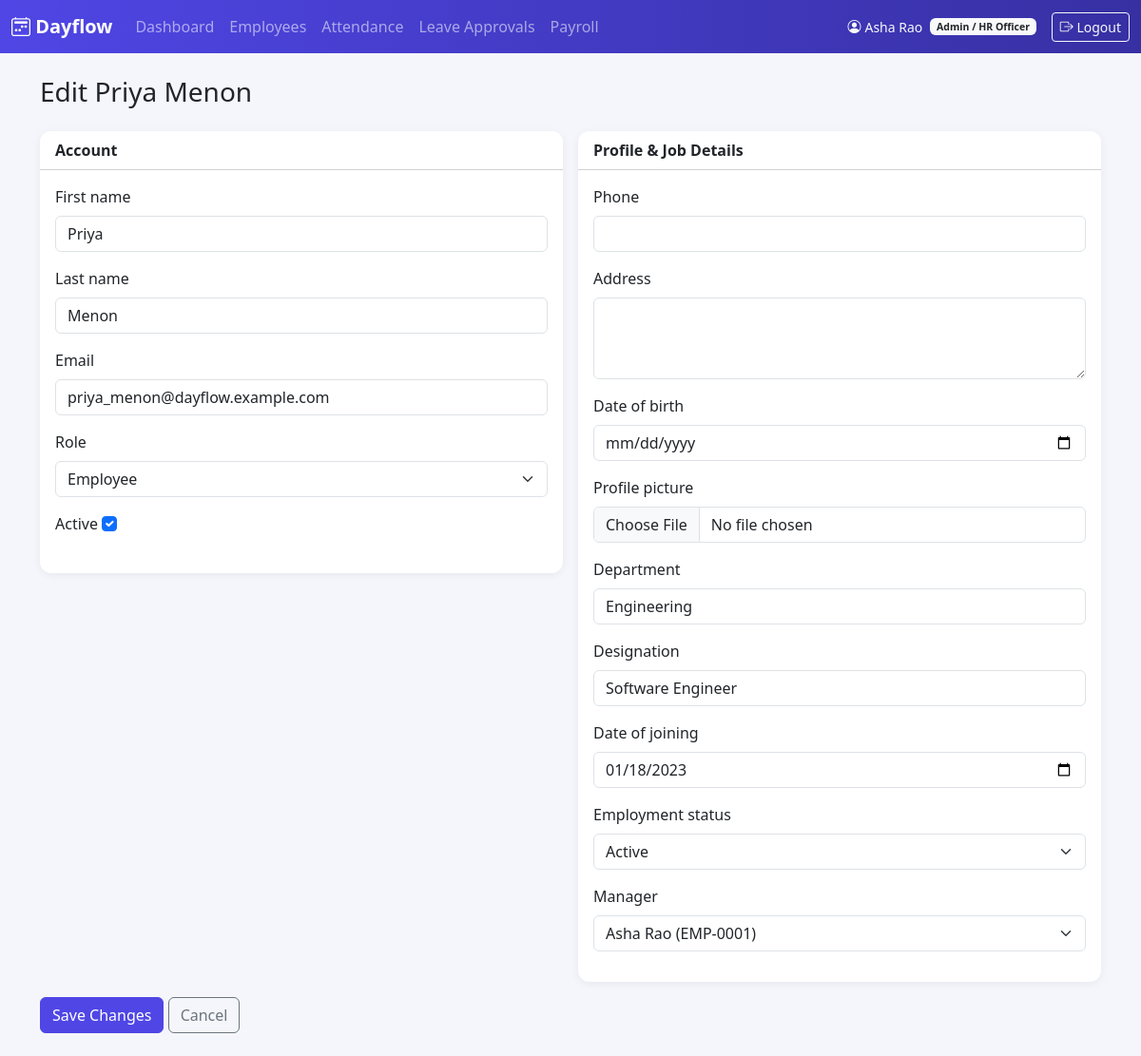
Screenshot of /profile/employees/2/edit/ (signed in) with the database file from the repository.
### accounts/models.py (models this page shows)
class User(AbstractUser):
    class Role(models.TextChoices):
        ADMIN = 'ADMIN', 'Admin / HR Officer'
        EMPLOYEE = 'EMPLOYEE', 'Employee'
    employee_id = models.CharField(max_length=20, unique=True)
    email = models.EmailField(unique=True)
    role = models.CharField(max_length=10, choices=Role.choices, default=Role.EMPLOYEE)
    is_email_verified = models.BooleanField(default=False)
    USERNAME_FIELD = 'username'
    REQUIRED_FIELDS = ['email', 'employee_id']
    def __str__(self):
        return f'{self.get_full_name() or self.username} ({self.employee_id})'
    @property
    def is_admin_role(self):
        return self.role == self.Role.ADMIN

### employees/models.py (models this page shows, shortened)
class EmployeeProfile(models.Model):
    user = models.OneToOneField(settings.AUTH_USER_MODEL, on_delete=models.CASCADE, related_name='profile')
    phone = models.CharField(max_length=20, blank=True)
    address = models.TextField(blank=True)
    date_of_birth = models.DateField(null=True, blank=True)
    profile_picture = models.ImageField(upload_to=profile_picture_path, null=True, blank=True)
    department = models.CharField(max_length=100, blank=True)
    designation = models.CharField(max_length=100, blank=True)
    date_of_joining = models.DateField(null=True, blank=True)
    employment_status = models.CharField(
        max_length=20,
        choices=[('ACTIVE', 'Active'), ('ON_LEAVE', 'On Leave'), ('INACTIVE', 'Inactive')],
        default='ACTIVE',
    )
    manager = models.ForeignKey(
        settings.AUTH_USER_MODEL, on_delete=models.SET_NULL, null=True, blank=True,
        related_name='direct_reports',
    )
    updated_at = models.DateTimeField(auto_now=True)

### employees/views.py (the view)
# urls.py: path('employees/<int:user_id>/edit/', views.employee_edit, name='employee_edit'),
@admin_required
def employee_edit(request, user_id):
    employee = get_object_or_404(User, pk=user_id)
    profile, _ = EmployeeProfile.objects.get_or_create(user=employee)
    if request.method == 'POST':
        user_form = AdminUserEditForm(request.POST, instance=employee)
        profile_form = AdminEmployeeEditForm(request.POST, request.FILES, instance=profile)
        if user_form.is_valid() and profile_form.is_valid():
            user_form.save()
            profile_form.save()
            messages.success(request, f'{employee.get_full_name() or employee.username}\u2019s record was updated.')
            return redirect('employees:employee_detail', user_id=employee.id)
    else:
        user_form = AdminUserEditForm(instance=employee)
        profile_form = AdminEmployeeEditForm(instance=profile)
    return render(request, 'employees/profile_admin_edit.html', {
        'user_form': user_form, 'profile_form': profile_form, 'employee': employee,
    })

### employees/forms.py
class AdminUserEditForm(BootstrapFormMixin, forms.ModelForm):
    class Meta:
        model = User
        fields = ['first_name', 'last_name', 'email', 'role', 'is_active']

class AdminEmployeeEditForm(BootstrapFormMixin, forms.ModelForm):
    class Meta:
        model = EmployeeProfile
        fields = [
            'phone', 'address', 'date_of_birth', 'profile_picture',
            'department', 'designation', 'date_of_joining',
            'employment_status', 'manager',
        ]
        widgets = {
            'address': forms.Textarea(attrs={'rows': 3}),
            'date_of_birth': forms.DateInput(attrs={'type': 'date'}),
            'date_of_joining': forms.DateInput(attrs={'type': 'date'}),
        }
    def __init__(self, *args, **kwargs):
        super().__init__(*args, **kwargs)
        self.fields['manager'].queryset = User.objects.filter(role=User.Role.ADMIN)

### templates/employees/profile_admin_edit.html (shortened to what this page needs)
{% extends "base.html" %}
{% block content %}
<h3 class="mb-4">Edit {{ employee.get_full_name|default:employee.username }}</h3>
<form method="post" enctype="multipart/form-data">
    <div class="row g-3">
        <div class="col-md-6">
            <div class="card">
                <div class="card-header bg-white">Account</div>
                <div class="card-body">
                    {% for field in user_form %}
                        <div class="mb-3">
                            <label class="form-label" for="{{ field.id_for_label }}">{{ field.label }}</label>
                            {{ field }}
                        </div>
                    {% endfor %}
                </div>
            </div>
        </div>
        <div class="col-md-6">
            <div class="card">
                <div class="card-header bg-white">Profile & Job Details</div>
                <div class="card-body">
                    {% for field in profile_form %}
                        <div class="mb-3">
                            <label class="form-label" for="{{ field.id_for_label }}">{{ field.label }}</label>
                            {{ field }}
                        </div>
                    {% endfor %}
                </div>
            </div>
        </div>
    </div>
    <div class="mt-3">
        <button type="submit" class="btn btn-primary">Save Changes</button>
        <a href="{% url 'employees:employee_detail' employee.id %}" class="btn btn-outline-secondary">Cancel</a>
    </div>
</form>
{% endblock %}

### templates/base.html (shortened to what this page needs)
{% load static %}
<!DOCTYPE html>
<html lang="en">
<head>
    <link href="https://cdn.jsdelivr.net/npm/bootstrap@5.3.3/dist/css/bootstrap.min.css" rel="stylesheet">
    <link rel="stylesheet" href="https://cdn.jsdelivr.net/npm/bootstrap-icons@1.11.3/font/bootstrap-icons.css">
    <link rel="stylesheet" href="{% static 'css/dayflow.css' %}">
</head>
<body>
{% if user.is_authenticated %}
<nav class="navbar navbar-expand-lg navbar-dark dayflow-navbar">
    <div class="container-fluid">
        <a class="navbar-brand fw-bold" href="{% url 'dashboard:redirect' %}">
            <i class="bi bi-calendar2-week"></i> Dayflow
        </a>
        <div class="collapse navbar-collapse" id="navMenu">
            <ul class="navbar-nav me-auto mb-2 mb-lg-0">
                {% if user.is_admin_role %}
                <li class="nav-item"><a class="nav-link" href="{% url 'dashboard:admin_dashboard' %}">Dashboard</a></li>
                <li class="nav-item"><a class="nav-link" href="{% url 'employees:employee_list' %}">Employees</a></li>
                <li class="nav-item"><a class="nav-link" href="{% url 'attendance:all_attendance' %}">Attendance</a></li>
                <li class="nav-item"><a class="nav-link" href="{% url 'leaves:all_leaves' %}">Leave Approvals</a></li>
                <li class="nav-item"><a class="nav-link" href="{% url 'payroll:payroll_overview' %}">Payroll</a></li>
                {% endif %}
            </ul>
            <ul class="navbar-nav">
                <li class="nav-item d-flex align-items-center text-light small me-3">
                    <i class="bi bi-person-circle me-1"></i> {{ user.get_full_name|default:user.username }}
                    <span class="badge bg-light text-dark ms-2">{{ user.get_role_display }}</span>
                </li>
                <li class="nav-item">
                    <form method="post" action="{% url 'accounts:logout' %}" class="d-inline">
                        <button type="submit" class="btn btn-outline-light btn-sm">
                            <i class="bi bi-box-arrow-right"></i> Logout
                        </button>
                    </form>
                </li>
            </ul>
        </div>
    </div>
</nav>
{% endif %}
<div class="container my-4">
    {% block content %}{% endblock %}
</div>
</body>
</html>

### static/css/dayflow.css (style rules this page uses)
:root { --dayflow-primary: #4f46e5; --dayflow-primary-dark: #3730a3; --dayflow-accent: #14b8a6; --dayflow-bg: #f5f6fb; }
body { background-color: var(--dayflow-bg); font-family: 'Segoe UI', system-ui, -apple-system, sans-serif; }
.dayflow-navbar { background: linear-gradient(90deg, var(--dayflow-primary), var(--dayflow-primary-dark)); }
.card { border: none; border-radius: 0.75rem; box-shadow: 0 2px 10px rgba(0, 0, 0, 0.06); }
.card-header { border-radius: 0.75rem 0.75rem 0 0 !important; font-weight: 600; }
.btn-primary { background-color: var(--dayflow-primary); border-color: var(--dayflow-primary); }

### rows the page displays
User: get_full_name "Asha Rao", role "Admin / HR Officer"
User: get_full_name "Priya Menon", user_form "Priya" "Menon" "priya_menon@dayflow.example.com" "Employee" "☑"
EmployeeProfile: profile_form "Engineering" "Software Engineer" "01/18/2023" "Active" "Asha Rao (EMP-0001)"

### other values shown
{{ field.label }} "First name" "Last name" "Email" "Role" "Active"
{{ field.label }} "Phone" "Address" "Date of birth" "Profile picture" "Department" "Designation" "Date of joining" "Employment status" "Manager"
